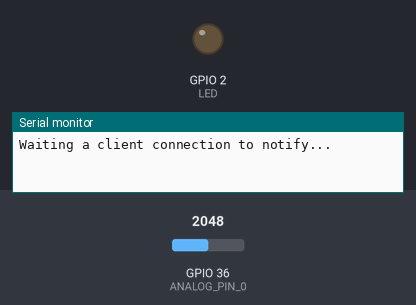
Simulated run of this sketch. Board: ESP32. On the bench: output pins drawn as LEDs (lit = HIGH), the last lines printed to the serial monitor. Inputs (shaded band) come from the test bench; at power-on: GPIO 36 (ANALOG_PIN_0) = 2048. Nothing arrives over Bluetooth unless stated; a phone connects over Bluetooth LE 3 s after start.

Above: at 0.1 s.
At 3.1 s:
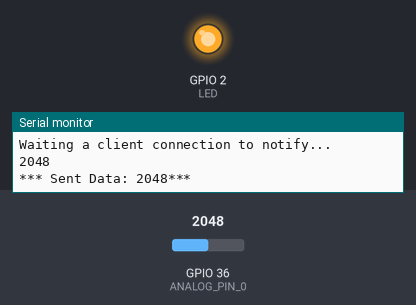
Timing chart, 0 to 4.6 s (numbered marks = the images above):
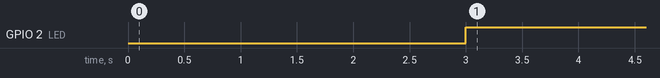

The sketch:

pulseSensor.ino
```cpp
// source code untuk pulseSensor dengan sudah diimplementasikan pada bleNotify

#include <BLEDevice.h>
#include <BLEServer.h>
#include <BLEUtils.h>
#include <BLE2902.h>

BLEServer* pServer = NULL;
BLECharacteristic* pCharacteristic = NULL;
bool deviceConnected = false;
bool oldDeviceConnected = false;
uint32_t value = 0;


#define ANALOG_PIN_0 36
//  Variables
int PulseSensorPurplePin = 0;        // Pulse Sensor PURPLE WIRE connected to ANALOG PIN 0
int LED = 2;   //  The on-board Arduion LED


int Signal = 0;                // holds the incoming raw data. Signal value can range from 0-1024
int Threshold = 550;            // Determine which Signal to "count as a beat", and which to ingore.


// See the following for generating UUIDs:
// https://www.uuidgenerator.net/

#define SERVICE_UUID "4fafc201-1fb5-459e-8fcc-c5c9c331914b"
#define CHARACTERISTIC_UUID "beb5483e-36e1-4688-b7f5-ea07361b26a8"


class MyServerCallbacks: public BLEServerCallbacks {
    void onConnect(BLEServer* pServer) {
      deviceConnected = true;
    };

    void onDisconnect(BLEServer* pServer) {
      deviceConnected = false;
    }
};


void setup() {
  Serial.begin(115200);

  // Create the BLE Device
  BLEDevice::init("ESP32 Apri");

  // Create the BLE Server
  pServer = BLEDevice::createServer();
  pServer->setCallbacks(new MyServerCallbacks());

  // Create the BLE Service
  BLEService *pService = pServer->createService(SERVICE_UUID);

  // Create a BLE Characteristic
  pCharacteristic = pService->createCharacteristic(
                      CHARACTERISTIC_UUID,
                      BLECharacteristic::PROPERTY_READ |
                      BLECharacteristic::PROPERTY_WRITE |
                      BLECharacteristic::PROPERTY_NOTIFY |
                      BLECharacteristic::PROPERTY_INDICATE
                    );

  // https://www.bluetooth.com/specifications/gatt/viewer?attributeXmlFile=org.bluetooth.descriptor.gatt.client_characteristic_configuration.xml
  // Create a BLE Descriptor
  pCharacteristic->addDescriptor(new BLE2902());

  // Start the service
  pService->start();

  // Start advertising
  BLEAdvertising *pAdvertising = BLEDevice::getAdvertising();
  pAdvertising->addServiceUUID(SERVICE_UUID);
  pAdvertising->setScanResponse(false);
  pAdvertising->setMinPreferred(0x0); // set value to 0x00 to not advertise this parameter
  BLEDevice::startAdvertising();
  Serial.println("Waiting a client connection to notify...");


  pinMode(LED, OUTPUT);
}

void loop() {
  // notify changed value
  if (deviceConnected) {

    Signal = analogRead(ANALOG_PIN_0);  // Read the PulseSensor's value.
    // Assign this value to the "Signal" variable.

    Serial.println(Signal);                    // Send the Signal value to Serial Plotter.


    if (Signal > Threshold) {                        // If the signal is above "550", then "turn-on" Arduino's on-Board LED.
      digitalWrite(LED, HIGH);
    } else {
      digitalWrite(LED, LOW);               //  Else, the sigal must be below "550", so "turn-off" this LED.
    }

    char signalString[2];
    dtostrf(Signal, 1, 2, signalString);

    char ecgDataString[16];
    sprintf(ecgDataString, "%d", Signal);

    // pTxCharacteristic->setValue(&txValue, 1);
    pCharacteristic->setValue(ecgDataString);
    pCharacteristic->notify();

    Serial.print("*** Sent Data: ");
    Serial.print(ecgDataString);
    Serial.println("***");
    delay(500); // bluetooth stack will go into congestion, if too many packets are sent, in 6 hours test i was able to go as low as 3ms
  }
  // disconnecting
  if (!deviceConnected && oldDeviceConnected) {
    delay(500); // give the bluetooth stack the chance to get things ready
    pServer->startAdvertising(); // restart advertising
    Serial.println("start advertising");
    oldDeviceConnected = deviceConnected;
  }
  // connecting
  if (deviceConnected && !oldDeviceConnected) {
    // do stuff here on connecting
    oldDeviceConnected = deviceConnected;
  }
}
```

Measured:
- by itself, GPIO 2 (LED): LOW → HIGH at 3.0 s
